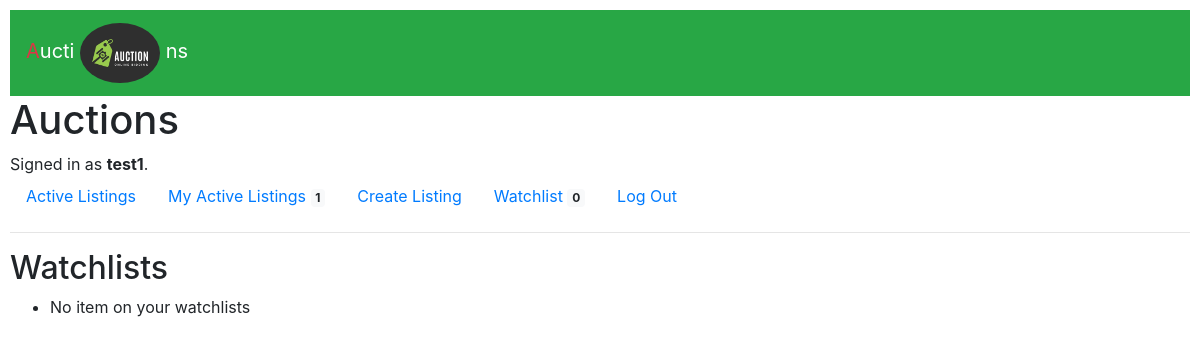
Page /watchlists (signed in) on the earlier database version.
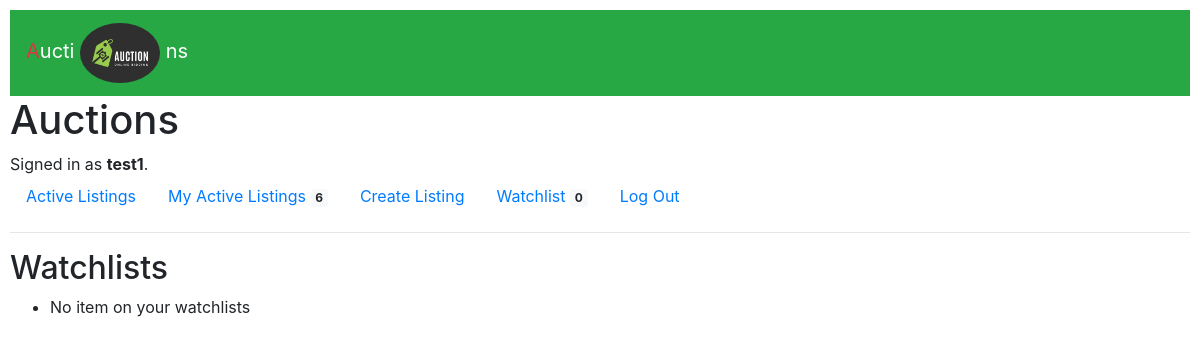
Same page on the later database version.
### auctions/models.py (models this page shows)
class User(AbstractUser):
    pass

### auctions/views.py (the view)
# urls.py: path("watchlists", views.my_watchlists, name="watchlists"),
def my_watchlists(request):
    watchlists = Listing.objects.filter(watchlist=request.user)
    return render(request, "auctions/watchlists.html", {
                    "watchlists": watchlists
                })

### auctions/templates/auctions/watchlists.html
{% extends "auctions/layout.html" %}
{% block body %}
    <h2>Watchlists</h2>
    <ul>
        {% for watchlist in watchlists %}
        <li> <a href="{% url 'listing' watchlist.id %}">{{ watchlist.title }}</a></li>
        {% empty %}
        <li>No item on your watchlists</li>
        {% endfor %}
    </ul>
{% endblock %}

### auctions/templates/auctions/layout.html (shortened to what this page needs)
{% load static %}
<!DOCTYPE html>
<html lang="en">
    <head>
        <link rel="stylesheet" href="https://stackpath.bootstrapcdn.com/bootstrap/4.4.1/css/bootstrap.min.css">
        <link href="{% static 'auctions/styles.css' %}" rel="stylesheet">
    </head>
    <body>
        <nav class="navbar navbar-light bg-success">
            <a class="navbar-brand text-white" href="{% url 'index' %}">
                <span class="text-danger">A</span><span>u</span>cti
                <img src="{% static 'brand/bid1.webp' %}" width="80" height="60" class="d-inline-block rounded-circle" alt="">
                ns
            </a>
          </nav>
        <h1>Auctions</h1>
        <div>
            {% if user.is_authenticated %}
                Signed in as <strong>{{ user.username }}</strong>.
            {% else %}
                Not signed in.
            {% endif %}
        </div>
        <ul class="nav">
            <li class="nav-item">
                <a class="nav-link" href="{% url 'index' %}">Active Listings</a>
            </li>
            {% if user.is_authenticated %}
                <li class="nav-item">
                    <a class="nav-link" href="{% url 'myActListings' %}">My Active Listings <span class="badge badge-light">{{ request.user.items.count }}</span></a>
                </li>
                <li class="nav-item">
                    <a class="nav-link" href="{% url 'create' %}">Create Listing</a>
                </li>
                <li class="nav-item">
                    <a class="nav-link" href="{% url 'watchlists' %}">Watchlist <span class="badge badge-light">{{ request.user.watchlist.count }}</span></a>
                </li>
                <li class="nav-item">
                    <a class="nav-link" href="{% url 'logout' %}">Log Out</a>
                </li>
            {% endif %}
        </ul>
        <hr>
        {% block body %}
        {% endblock %}
    </body>
</html>

Differences in the rows shown:
changed User "test1": user.items.count "1" → "6"
